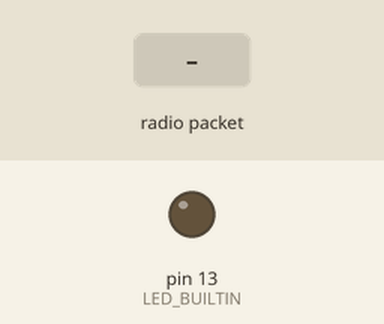
Recording of a sketch running on a simulated Arduino Uno, built with avr-gcc and run on an emulated ATmega328P. On the bench: output pins drawn as LEDs (lit = HIGH). The inputs (shaded band) are chosen by the test bench. No radio packets arrive unless stated; what the sketch prints to the serial monitor is not drawn.

Above: at 1.2 s.
1.3 s: radio packet "1" arrives
At 2.5 s:
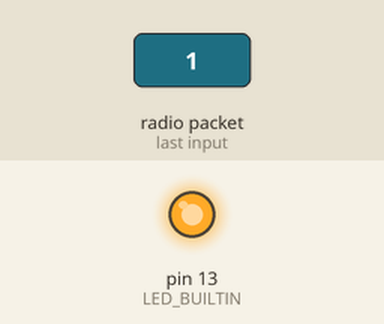
2.8 s: radio packet "0" arrives
At 3.7 s:
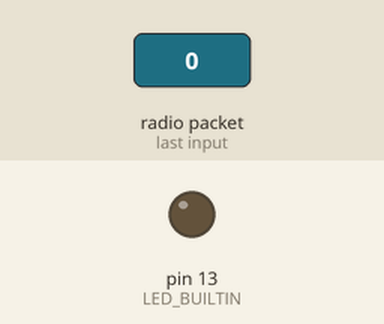
Timing chart, 0 to 5.8 s (numbered marks = the images above; inputs shaded):
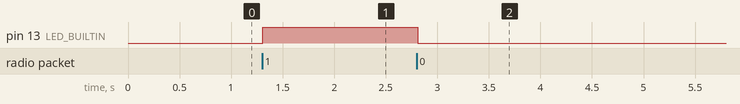

Measured:
- after the input at 1.3 s, pin 13 (LED_BUILTIN): LOW → HIGH at once
- after the input at 2.8 s, pin 13 (LED_BUILTIN): HIGH → LOW at once

The sketch:

adxl335_reciever_1.ino
```cpp
#include <VirtualWire.h>
const int datain = 12;


void setup() {
  // put your setup code here, to run once:
Serial.begin(9600);
vw_set_ptt_inverted(true);
    vw_set_rx_pin(datain);
    vw_setup(2000);
    pinMode(LED_BUILTIN, OUTPUT);
       vw_rx_start();

}

void loop() {
  uint8_t buf[VW_MAX_MESSAGE_LEN];
    uint8_t buflen = VW_MAX_MESSAGE_LEN;

    if (vw_get_message(buf, &buflen))
    {
      if(buf[0]=='1')
      {
        Serial.println("1");

       digitalWrite(LED_BUILTIN,HIGH);
      }
      if(buf[0]=='0')
      {
       Serial.println("0");

       digitalWrite(LED_BUILTIN,LOW);
      }
    }
    else
    Serial.println("No input");
}
```
